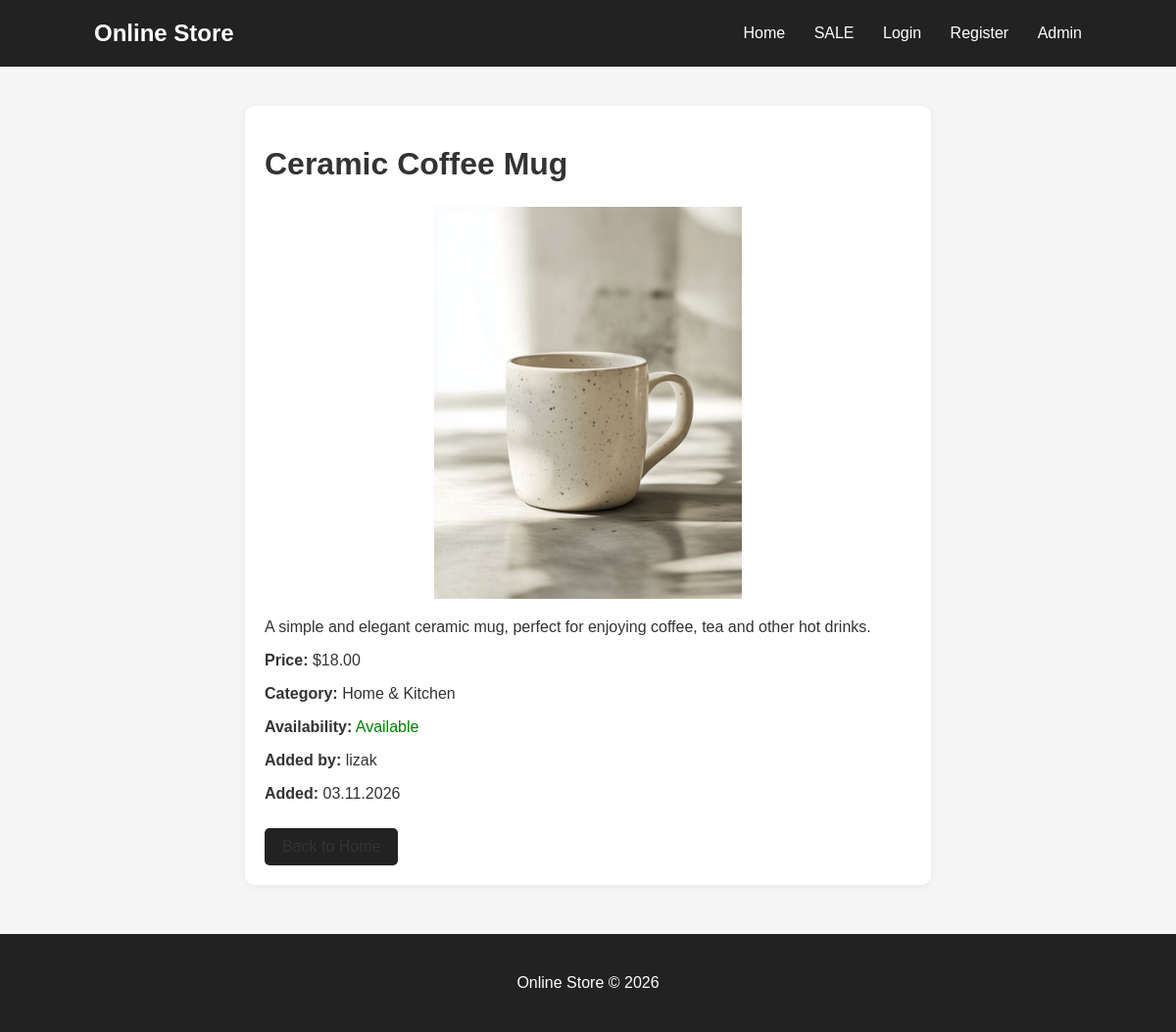
/product/16/, run on an earlier commit of the app's database.
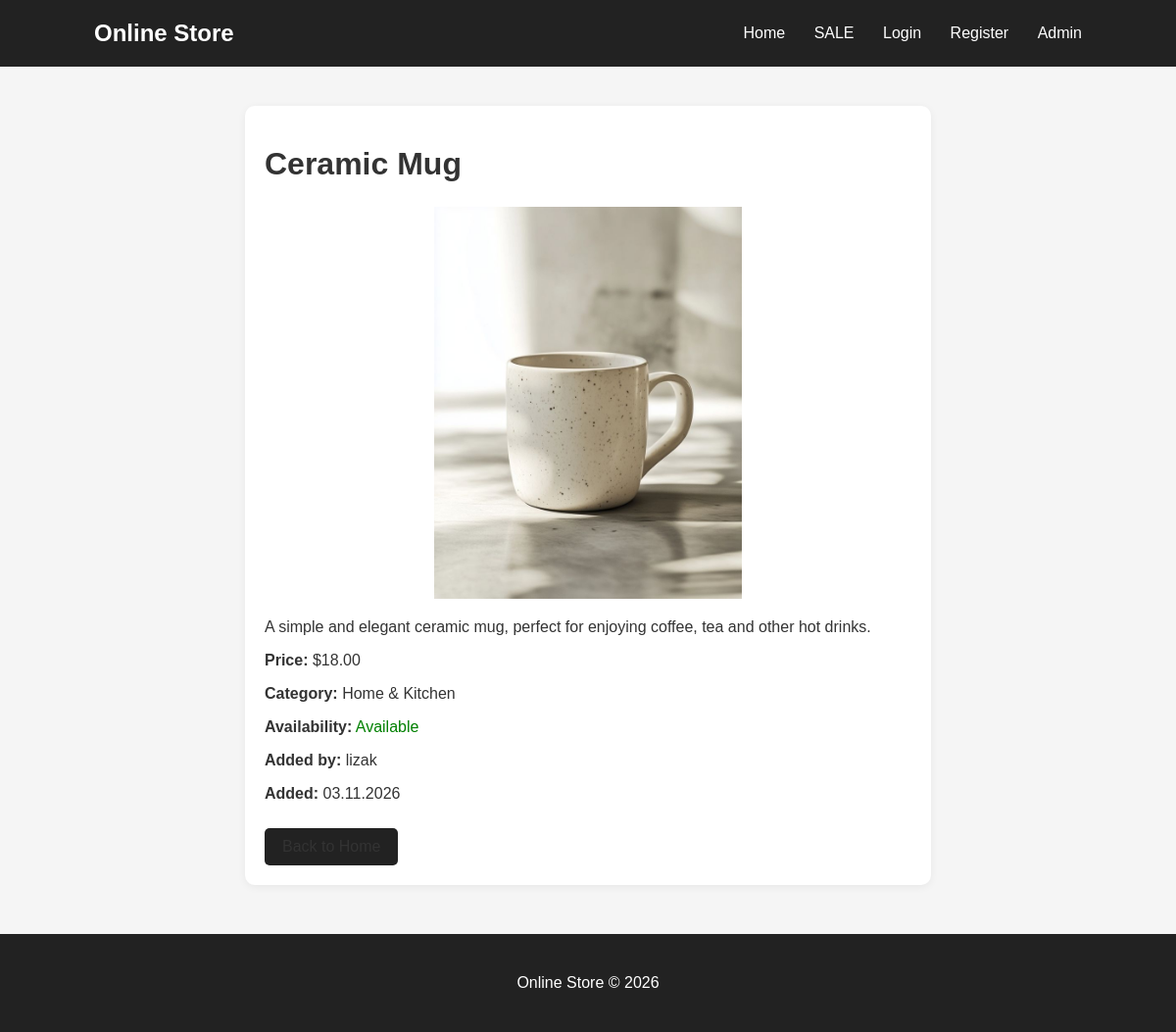
And on a later commit of the database.
### catalog/models.py (models this page shows, shortened)
class Product(models.Model):
    name = models.CharField(max_length=150)
    description = models.TextField()
    price = models.DecimalField(max_digits=10, decimal_places=2)
    category = models.ForeignKey(
        Category,
        on_delete=models.CASCADE,
        related_name='products'
    )
    image = models.ImageField(
        upload_to='products/',
        blank=True,
        null=True
    )
    user = models.ForeignKey(
        settings.AUTH_USER_MODEL,
        on_delete=models.CASCADE,
        related_name='products',
        blank=True,
        null=True
    )
    is_available = models.BooleanField(default=True)
    is_on_sale = models.BooleanField(default=False)
    created_at = models.DateTimeField(auto_now_add=True)

class Category(models.Model):
    name = models.CharField(max_length=100, unique=True)
    description = models.TextField(blank=True)

### catalog/views.py (the view)
class ProductDetailView(DetailView):
    model = Product
    template_name = 'catalog/product_detail.html'
    context_object_name = 'product'
    def get_queryset(self):
        return Product.objects.filter(is_available=True)

### catalog/templates/catalog/product_detail.html (shortened to what this page needs)
{% extends 'catalog/base.html' %}
{% block content %}
<div class="product-card" style="max-width: 700px; margin: auto;">
    <h1>{{ product.name }}</h1>
    {% if product.image %}
        <img
            src="{{ product.image.url }}"
            alt="{{ product.name }}"
            style="width: 100%; max-height: 400px; object-fit: contain; border-radius: 10px;"
        >
    {% else %}
        <p>No image available.</p>
    {% endif %}
    <p>{{ product.description }}</p>
    <p>
        <strong>Price:</strong>
        ${{ product.price }}
    </p>
    <p>
        <strong>Category:</strong>
        <a href="{% url 'category_products' product.category.pk %}">
            {{ product.category.name }}
        </a>
    </p>
    <p>
        <strong>Availability:</strong>
        {% if product.is_available %}
            <span style="color: green;">Available</span>
        {% else %}
            <span style="color: red;">Not available</span>
        {% endif %}
    </p>
    <p>
        <strong>Added by:</strong>
        {% if product.user %}
            {{ product.user.username }}
        {% else %}
            Unknown
        {% endif %}
    </p>
    <p>
        <strong>Added:</strong>
        {{ product.created_at|date:"d.m.Y" }}
    </p>
    <a href="{% url 'home' %}" class="button">
    </a>
</div>
{% endblock %}

What changed in the data, as far as the page shows it:
changed Product "Home & Kitchen": name "Ceramic Coffee Mug" → "Ceramic Mug"
